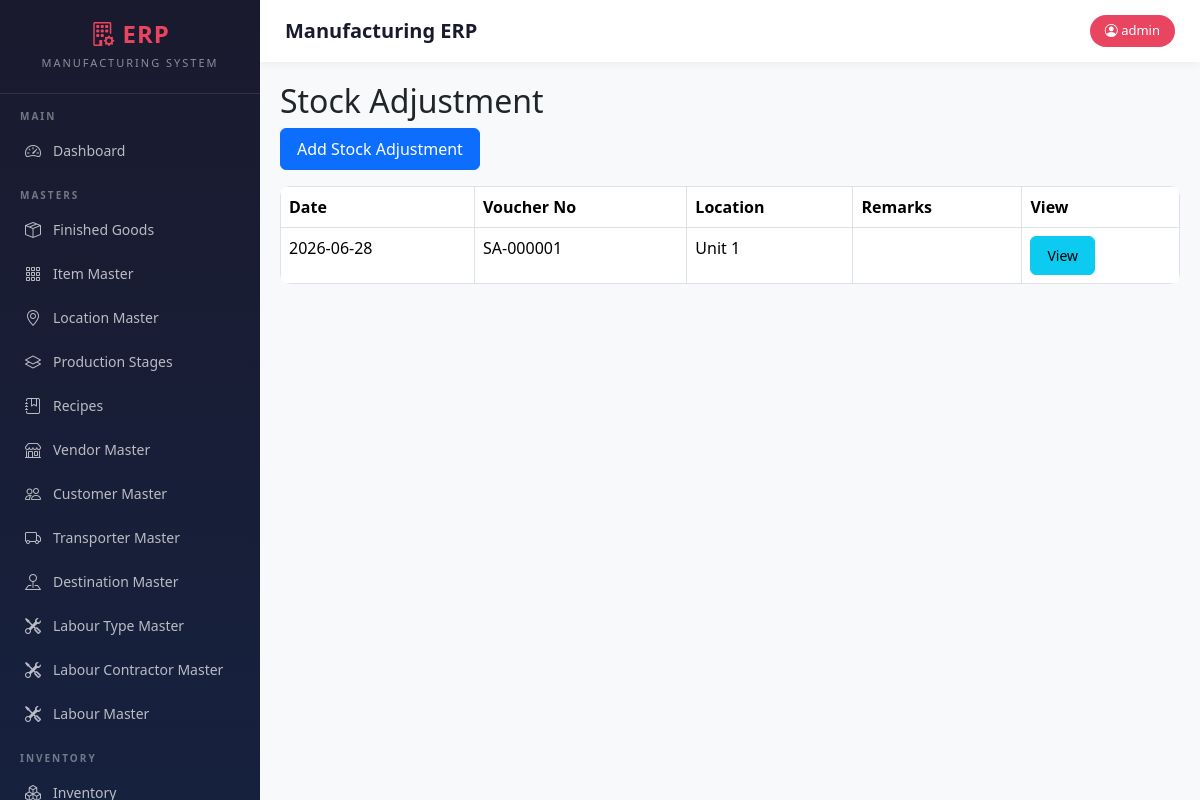
The page /stock-adjustment (signed in) on the database as committed earlier.
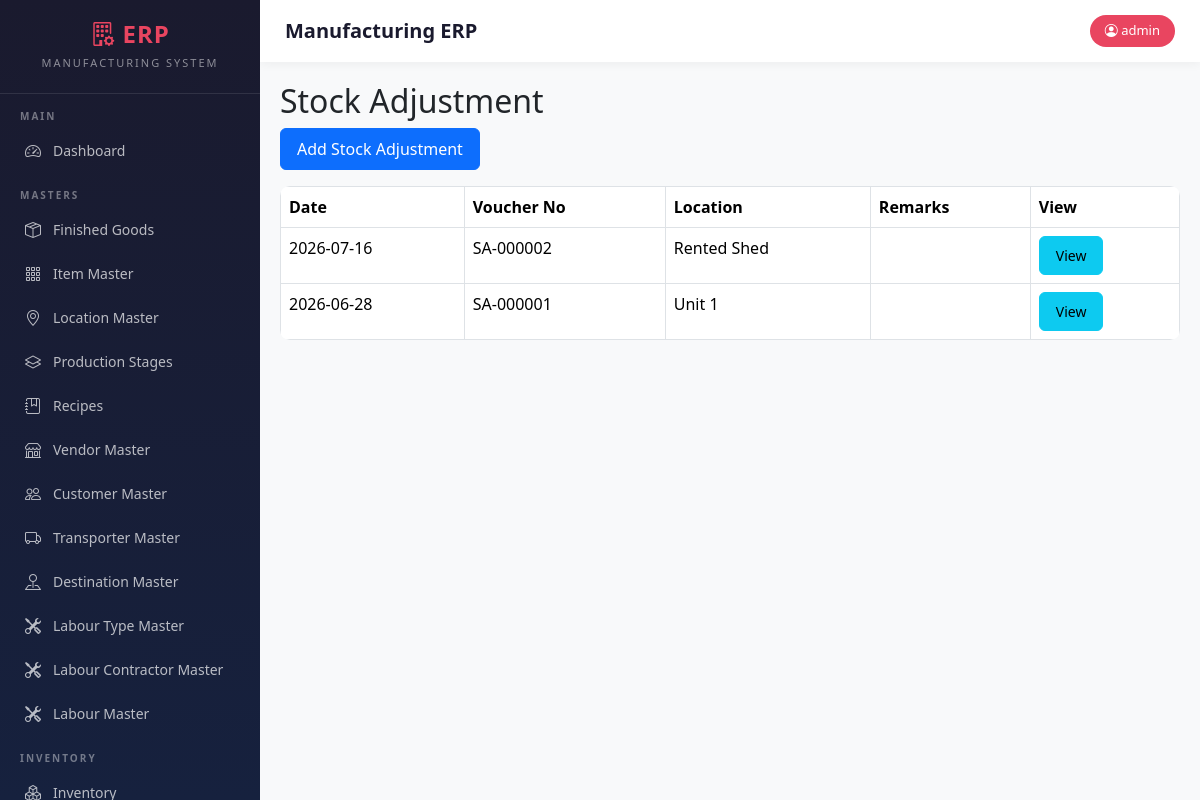
The same page on the database as committed later.
### models.py (models this page shows)
class StockAdjustment(db.Model):
    __tablename__ = "stock_adjustment"
    id = db.Column(
        db.Integer,
        primary_key=True
    )
    adjustment_date = db.Column(
        db.Date,
        nullable=False
    )
    location_id = db.Column(
        db.Integer,
        db.ForeignKey(
            "location_master.id"
        ),
        nullable=False
    )
    remarks = db.Column(
        db.String(500)
    )
    location = db.relationship(
        "LocationMaster"
    )
    details = db.relationship(
        "StockAdjustmentDetail",
        backref="stock_adjustment",
        cascade="all, delete-orphan"
    )

class LocationMaster(db.Model):
    __tablename__ = "location_master"
    id = db.Column(
        db.Integer,
        primary_key=True
    )
    location_code = db.Column(
        db.String(20),
        unique=True,
        nullable=False
    )
    location_name = db.Column(
        db.String(100),
        nullable=False
    )
    active = db.Column(
        db.Boolean,
        default=True
    )

### blueprints/masters/routes.py (the view)
@masters_bp.route("/stock-adjustment")
@login_required
def stock_adjustment():
    adjustment_list = StockAdjustment.query.order_by(
        StockAdjustment.adjustment_date.desc(),
        StockAdjustment.id.desc()
    ).all()
    return render_template(
        "stock_adjustment.html",
        adjustment_list=adjustment_list
    )

### app.py (called while the page is built)
@login_manager.user_loader
def load_user(user_id):
    return User.query.get(int(user_id))

### templates/stock_adjustment.html (shortened to what this page needs)
{% extends "base.html" %}
{% block content %}
<h2>
    Stock Adjustment
</h2>
<a
    href="/stock-adjustment/add"
    class="btn btn-primary mb-3">
    Add Stock Adjustment
</a>
<table class="table table-bordered">
    <thead>
        <tr>
            <th>Date</th>
            <th>
                Voucher No
            </th>
            <th>Location</th>
            <th>Remarks</th>
            <th>View</th>
        </tr>
    </thead>
    <tbody>
    {% for row in adjustment_list %}
        <tr>
            <td>
                {{ row.adjustment_date }}
            </td>
            <td>
                SA-{{ "%06d"|format(row.id) }}
            </td>
            <td>
                {{ row.location.location_name }}
            </td>
            <td>
            </td>
            <td>
                <a
                    href="/stock-adjustment/view/{{ row.id }}"
                    class="btn btn-info btn-sm">
                    View
                </a>
            </td>
        </tr>
    {% endfor %}
    </tbody>
</table>
{% endblock %}

Rows that differ between the two databases and show on the page:
added StockAdjustment: adjustment_date "2026-07-16", id "000002", location.location_name "Rented Shed"
